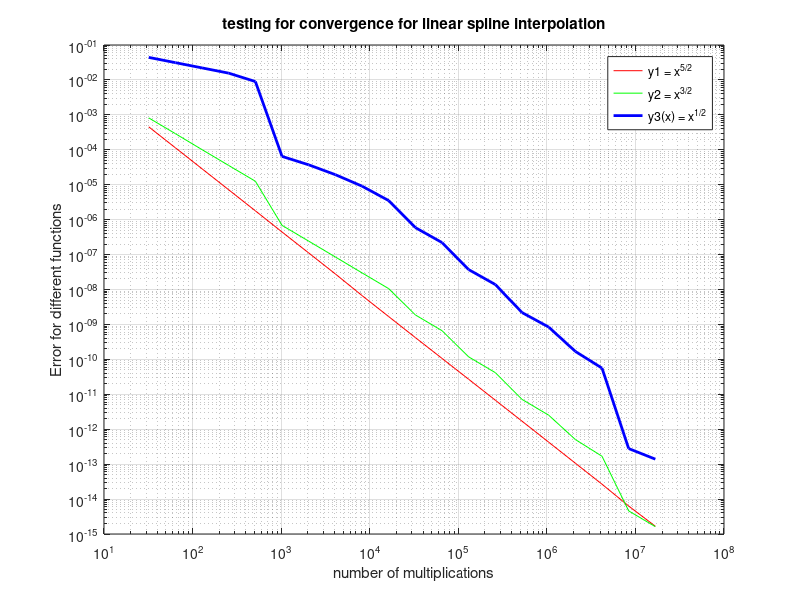

Here is the MATLAB script that generated this plot:
a = 0; b = 1; M = 1000; v = linspace(a, b, M);
u1 = v.^(5/2); u2 = v.^(3/2); u3 = v.^(1/2);
fprintf('   n  v.^(5/2)  v.^(3/2)  v.^(1/2)  respective orders\n');
for nn = 1:20
    n(nn) = 2^(nn+4);
    x = linspace(a, b, n(nn)+1);
    y1 = x.^(5/2); y2 = x.^(3/2); y3 = x.^(1/2);
    e1(nn) = max(abs(interp1(x, y1, v, 'linear') - u1));
    e2(nn) = max(abs(interp1(x, y2, v, 'linear') - u2));
    e3(nn) = max(abs(interp1(x, y3, v, 'linear') - u3));
    fprintf('%4d %9.2e %9.2e %9.2e  ', n(nn), e1(nn), e2(nn), e3(nn));
    if nn > 1
         c1(nn) = log(e1(nn-1)/e1(nn))/log(2);
         c2(nn) = log(e2(nn-1)/e2(nn))/log(2);
         c3(nn) = log(e3(nn-1)/e3(nn))/log(2);
         fprintf('%5.2f %5.2f %5.2f', c1(nn), c2(nn), c3(nn));
    end
    fprintf('\n');
end
figure;
loglog(n, e1, 'r-', n, e2, 'g-', n, e3, 'b-', 'LineWidth', 2);
xlabel('number of multiplications');
ylabel('Error for different functions');
title('testing for convergence for linear spline interpolation');
legend('y1 = x^{5/2}', 'y2 = x^{3/2}', 'y3(x) = x^{1/2}');
grid on;
